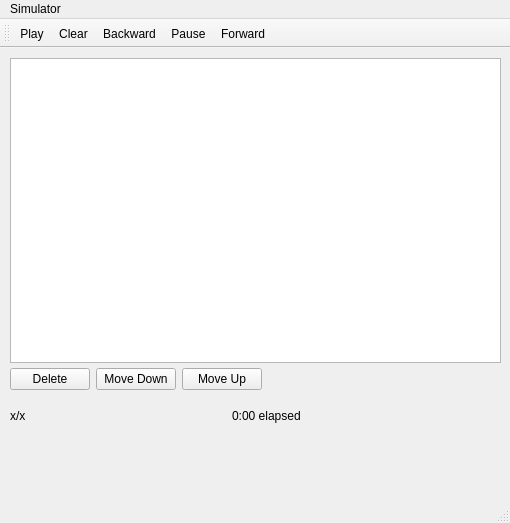
<?xml version="1.0" encoding="UTF-8"?>
<ui version="4.0">
 <class>CommandWindow</class>
 <widget class="QMainWindow" name="CommandWindow">
  <property name="geometry">
   <rect>
    <x>0</x>
    <y>0</y>
    <width>510</width>
    <height>523</height>
   </rect>
  </property>
  <property name="windowTitle">
   <string>Command List</string>
  </property>
  <widget class="QWidget" name="centralwidget">
   <widget class="QWidget" name="layoutWidget">
    <property name="geometry">
     <rect>
      <x>10</x>
      <y>320</y>
      <width>491</width>
      <height>67</height>
     </rect>
    </property>
    <layout class="QVBoxLayout" name="verticalLayout">
     <item>
      <layout class="QHBoxLayout" name="horizontalLayout_3">
       <item>
        <widget class="QPushButton" name="DeleteCommand">
         <property name="text">
          <string>Delete</string>
         </property>
        </widget>
       </item>
       <item>
        <widget class="QPushButton" name="MoveDown">
         <property name="text">
          <string>Move Down</string>
         </property>
        </widget>
       </item>
       <item>
        <widget class="QPushButton" name="MoveUp">
         <property name="text">
          <string>Move Up</string>
         </property>
        </widget>
       </item>
       <item>
        <spacer name="horizontalSpacer_2">
         <property name="orientation">
          <enum>Qt::Horizontal</enum>
         </property>
         <property name="sizeHint" stdset="0">
          <size>
           <width>40</width>
           <height>20</height>
          </size>
         </property>
        </spacer>
       </item>
      </layout>
     </item>
     <item>
      <layout class="QHBoxLayout" name="horizontalLayout_2">
       <item>
        <widget class="QLabel" name="CommandsRun">
         <property name="text">
          <string>x/x</string>
         </property>
        </widget>
       </item>
       <item>
        <spacer name="horizontalSpacer">
         <property name="orientation">
          <enum>Qt::Horizontal</enum>
         </property>
         <property name="sizeHint" stdset="0">
          <size>
           <width>118</width>
           <height>26</height>
          </size>
         </property>
        </spacer>
       </item>
       <item>
        <widget class="QLabel" name="TimeEllapsed">
         <property name="text">
          <string>0:00 elapsed</string>
         </property>
        </widget>
       </item>
       <item>
        <spacer name="horizontalSpacer_3">
         <property name="orientation">
          <enum>Qt::Horizontal</enum>
         </property>
         <property name="sizeHint" stdset="0">
          <size>
           <width>40</width>
           <height>20</height>
          </size>
         </property>
        </spacer>
       </item>
      </layout>
     </item>
    </layout>
   </widget>
   <widget class="QTableWidget" name="tableWidget">
    <property name="geometry">
     <rect>
      <x>10</x>
      <y>10</y>
      <width>491</width>
      <height>305</height>
     </rect>
    </property>
   </widget>
  </widget>
  <widget class="QMenuBar" name="menubar">
   <property name="geometry">
    <rect>
     <x>0</x>
     <y>0</y>
     <width>510</width>
     <height>26</height>
    </rect>
   </property>
   <widget class="QMenu" name="menuSimulator">
    <property name="title">
     <string>Simulator</string>
    </property>
    <addaction name="actionPlay"/>
    <addaction name="actionClear"/>
    <addaction name="actionPause"/>
    <addaction name="actionForward"/>
    <addaction name="actionBackward"/>
   </widget>
   <addaction name="menuSimulator"/>
  </widget>
  <widget class="QStatusBar" name="statusbar"/>
  <widget class="QToolBar" name="toolBar">
   <property name="windowTitle">
    <string>toolBar</string>
   </property>
   <attribute name="toolBarArea">
    <enum>TopToolBarArea</enum>
   </attribute>
   <attribute name="toolBarBreak">
    <bool>false</bool>
   </attribute>
   <addaction name="actionPlay"/>
   <addaction name="actionClear"/>
   <addaction name="actionBackward"/>
   <addaction name="actionPause"/>
   <addaction name="actionForward"/>
  </widget>
  <action name="actionPlay">
   <property name="icon">
    <iconset resource="myres.qrc">
     <normaloff>:/Icon Storage/play.png</normaloff>:/Icon Storage/play.png</iconset>
   </property>
   <property name="text">
    <string>Play</string>
   </property>
   <property name="toolTip">
    <string>Runs the simulation</string>
   </property>
  </action>
  <action name="actionClear">
   <property name="icon">
    <iconset resource="myres.qrc">
     <normaloff>:/Icon Storage/reset.png</normaloff>:/Icon Storage/reset.png</iconset>
   </property>
   <property name="text">
    <string>Clear</string>
   </property>
   <property name="toolTip">
    <string>clear simulation</string>
   </property>
  </action>
  <action name="actionForward">
   <property name="icon">
    <iconset resource="myres.qrc">
     <normaloff>:/Icon Storage/next.png</normaloff>:/Icon Storage/next.png</iconset>
   </property>
   <property name="text">
    <string>Forward</string>
   </property>
   <property name="toolTip">
    <string>steps forward</string>
   </property>
  </action>
  <action name="actionBackward">
   <property name="icon">
    <iconset resource="myres.qrc">
     <normaloff>:/Icon Storage/previous.png</normaloff>:/Icon Storage/previous.png</iconset>
   </property>
   <property name="text">
    <string>Backward</string>
   </property>
   <property name="toolTip">
    <string>step backward</string>
   </property>
  </action>
  <action name="actionPause">
   <property name="icon">
    <iconset resource="myres.qrc">
     <normaloff>:/Icon Storage/pause.png</normaloff>:/Icon Storage/pause.png</iconset>
   </property>
   <property name="text">
    <string>Pause</string>
   </property>
   <property name="toolTip">
    <string>pause simulation</string>
   </property>
  </action>
 </widget>
 <resources>
  <include location="myres.qrc"/>
 </resources>
 <connections/>
</ui>
